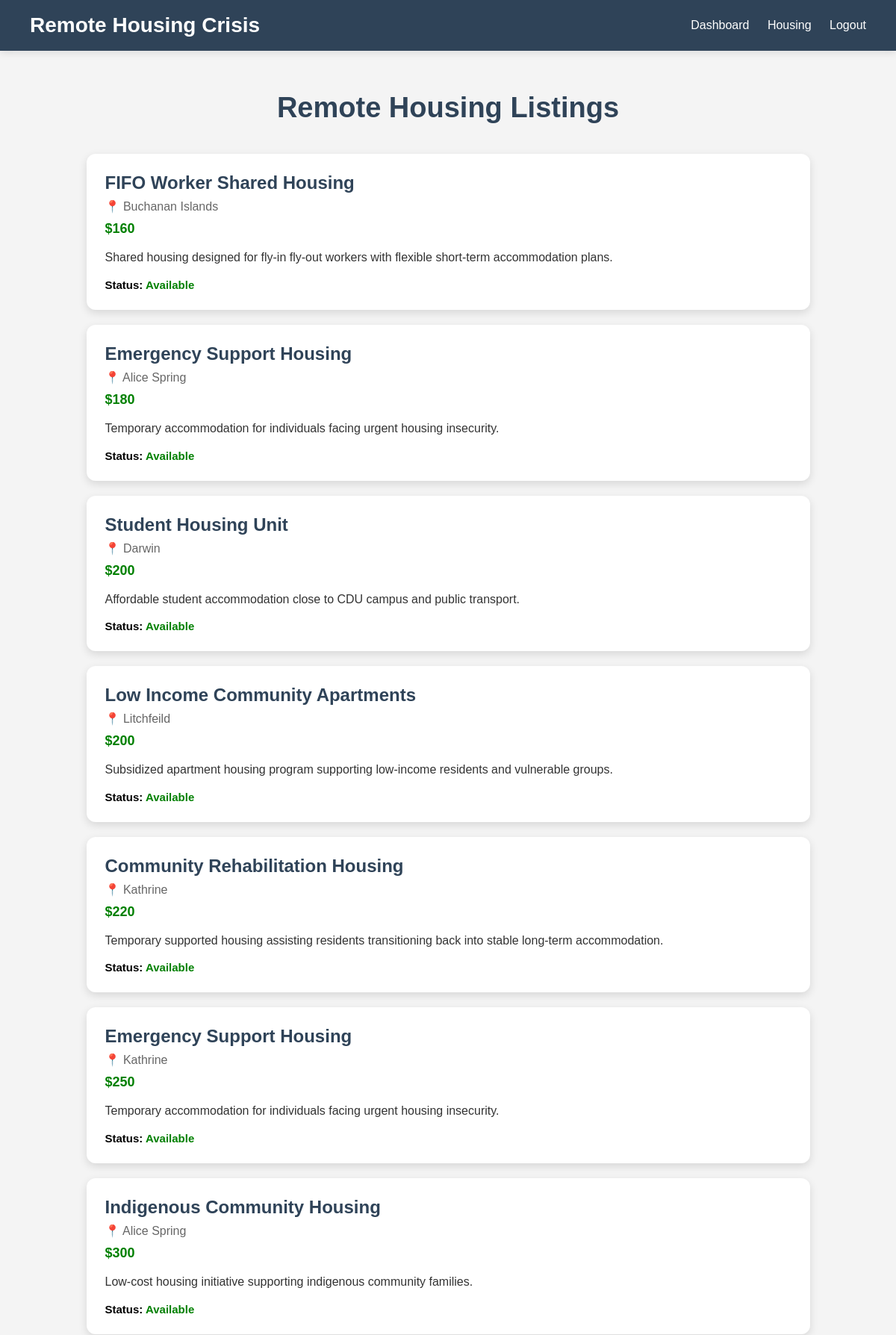
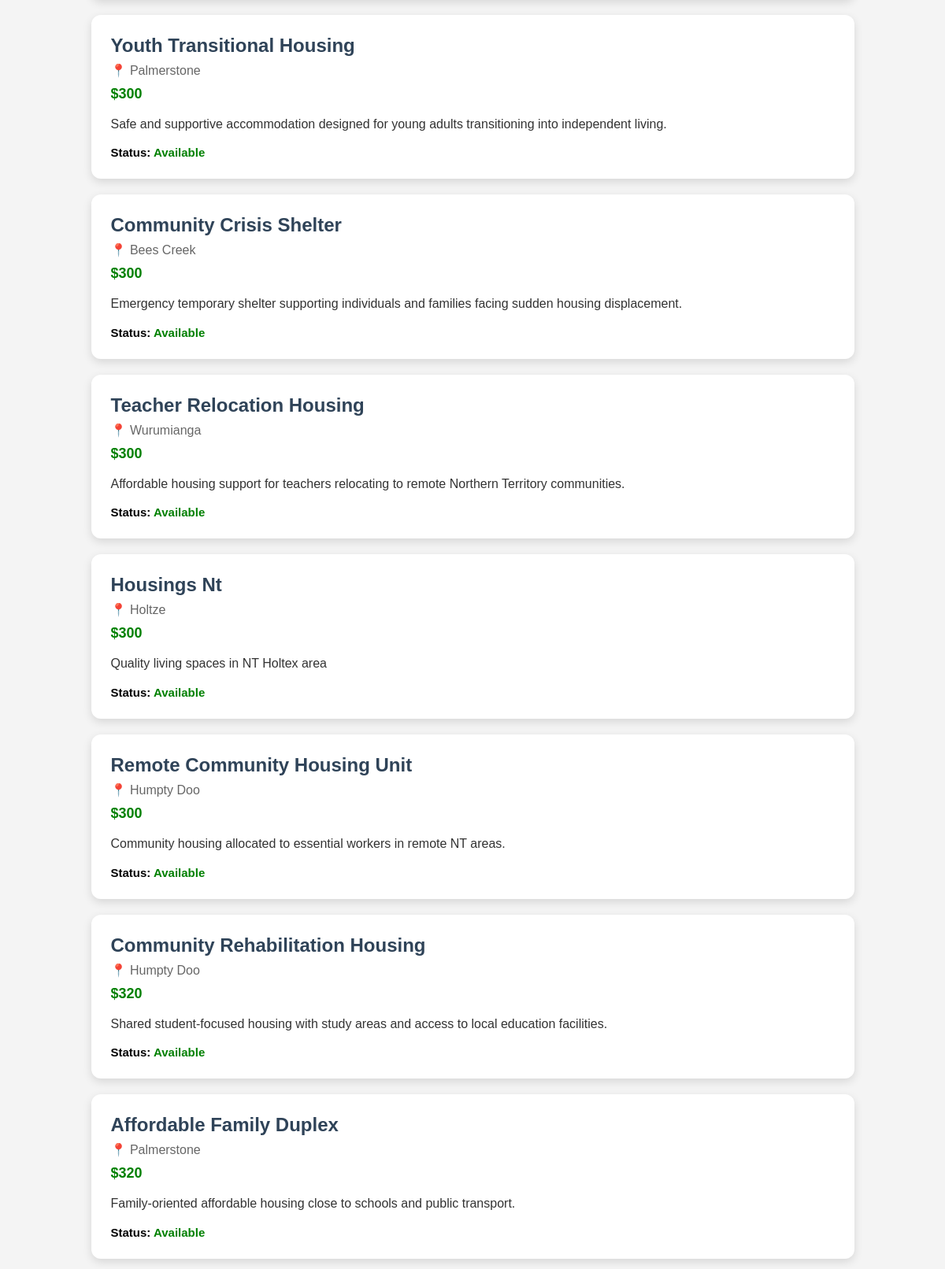
The page / (signed in, upper part) on the database its author committed (2 pictures, top to bottom).
### housing/models.py (models this page shows, shortened)
class Housing (models.Model):
    title = models.CharField(max_length=100)
    location = models.ForeignKey(Location, on_delete=models.CASCADE)
    price = models.IntegerField()
    description = models.TextField()
    is_available = models.BooleanField(default=True)

class Location(models.Model):
    name = models.CharField(max_length=100)
    region = models.CharField(max_length=100)
    def __str__(self):
        return self.name

### housing/views.py (the view)
class HousingListView(LoginRequiredMixin, ListView):
    model = Housing
    template_name = 'housing_list.html'
    login_url = 'login'
    def get_queryset(self):
        return HousingService.get_available_housing()

### housing/services/housing_service.py (called while the page is built)
    @staticmethod
    def get_available_housing():
        return Housing.objects.filter(
            is_available=True
        ).order_by('price')

### housing/templates/housing_list.html (shortened to what this page needs)
{% extends 'base.html' %}
{% block content %}
<h1 class="page-title">
    Remote Housing Listings
</h1>
<div class="container">
    {% for house in object_list %}
        <div class="card">
            <div class="title">
                {{ house.title }}
            </div>
            <div class="location">
                📍 {{ house.location }}
            </div>
            <div class="price">
                ${{ house.price }}
            </div>
            <div class="description">
                {{ house.description }}
            </div>
            <div class="status">
                Status:
                {% if house.is_available %}
                    <span class="available">
                        Available
                    </span>
                {% else %}
                    <span class="not-available">
                        Not Available
                    </span>
                {% endif %}
            </div>
        </div>
    {% empty %}
        <div class="empty">
            No housing available at the moment.
        </div>
    {% endfor %}
</div>
{% endblock %}

### templates/base.html (style rules this page uses)
body { margin: 0; font-family: Arial, sans-serif; background-color: #f4f4f4; }

### housing/templates/housing_list.html (style rules this page uses)
.page-title { text-align: center; color: #2f4358; margin-bottom: 40px; font-size: 38px; }
.container { width: 85%; margin: auto; }
.card { background: white; padding: 25px; margin-bottom: 20px; border-radius: 12px; box-shadow: 0px 4px 12px rgba(0,0,0,0.12); transition: 0.3s ease; }
.title { font-size: 24px; font-weight: bold; color: #2f4358; }
.location { color: #666; margin-top: 8px; font-size: 16px; }
.price { color: green; font-weight: bold; margin-top: 10px; font-size: 18px; }
.description { margin-top: 15px; color: #333; line-height: 1.6; }
.status { margin-top: 15px; font-size: 15px; font-weight: bold; }
.available { color: green; }

### rows shown on the page
Housing: title "FIFO Worker Shared Housing", location "Buchanan Islands", price "160", description "Shared housing designed for fly-in fly-out workers with flexible short-term accommodation plans.", is_available "Available"
Housing: title "Emergency Support Housing", location "Alice Spring", price "180", description "Temporary accommodation for individuals facing urgent housing insecurity.", is_available "Available"
Housing: title "Student Housing Unit", location "Darwin", price "200", description "Affordable student accommodation close to CDU campus and public transport.", is_available "Available"
Housing: title "Low Income Community Apartments", location "Litchfeild", price "200", description "Subsidized apartment housing program supporting low-income residents and vulnerable groups.", is_available "Available"
Housing: title "Community Rehabilitation Housing", location "Kathrine", price "220", description "Temporary supported housing assisting residents transitioning back into stable long-term accommodation.", is_available "Available"
Housing: title "Emergency Support Housing", location "Kathrine", price "250", description "Temporary accommodation for individuals facing urgent housing insecurity.", is_available "Available"
Housing: title "Indigenous Community Housing", location "Alice Spring", price "300", description "Low-cost housing initiative supporting indigenous community families.", is_available "Available"
Housing: title "Youth Transitional Housing", location "Palmerstone", price "300", description "Safe and supportive accommodation designed for young adults transitioning into independent living.", is_available "Available"
Housing: title "Community Crisis Shelter", location "Bees Creek", price "300", description "Emergency temporary shelter supporting individuals and families facing sudden housing displacement.", is_available "Available"
Housing: title "Teacher Relocation Housing", location "Wurumianga", price "300", description "Affordable housing support for teachers relocating to remote Northern Territory communities.", is_available "Available"
Housing: title "Housings Nt", location "Holtze", price "300", description "Quality living spaces in NT Holtex area", is_available "Available"
Housing: title "Remote Community Housing Unit", location "Humpty Doo", price "300", description "Community housing allocated to essential workers in remote NT areas.", is_available "Available"
Housing: title "Community Rehabilitation Housing", location "Humpty Doo", price "320", description "Shared student-focused housing with study areas and access to local education facilities.", is_available "Available"
Housing: title "Affordable Family Duplex", location "Palmerstone", price "320", description "Family-oriented affordable housing close to schools and public transport.", is_available "Available"
